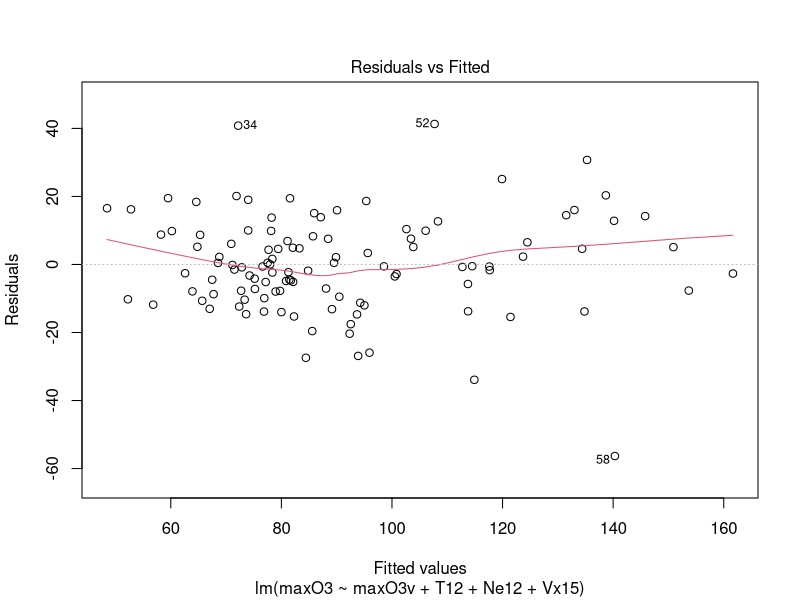
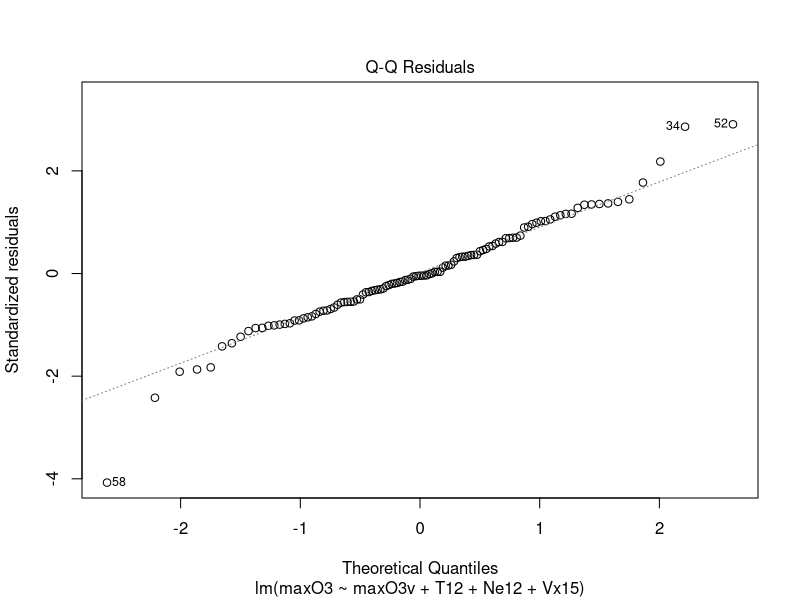
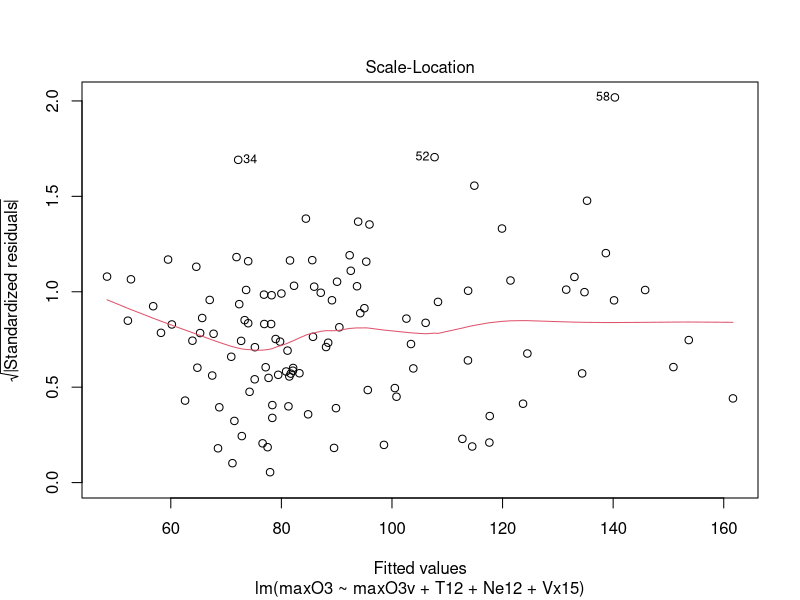
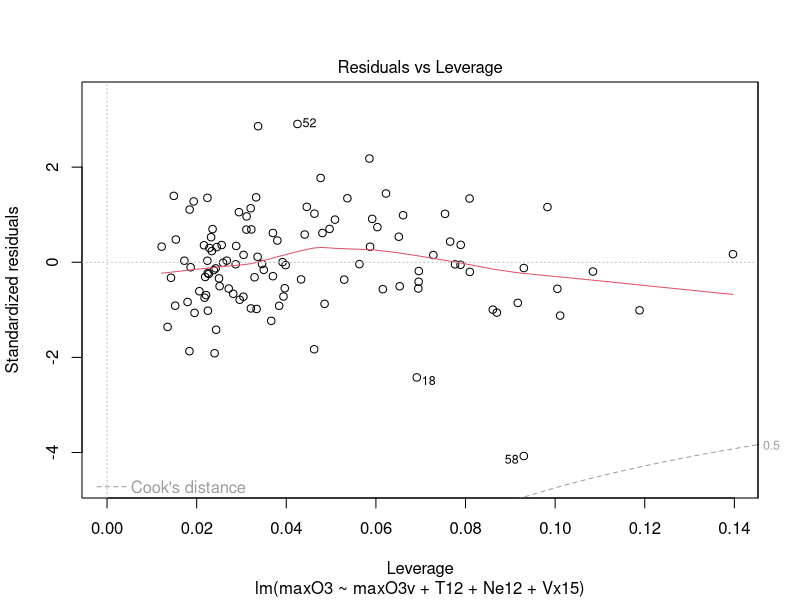
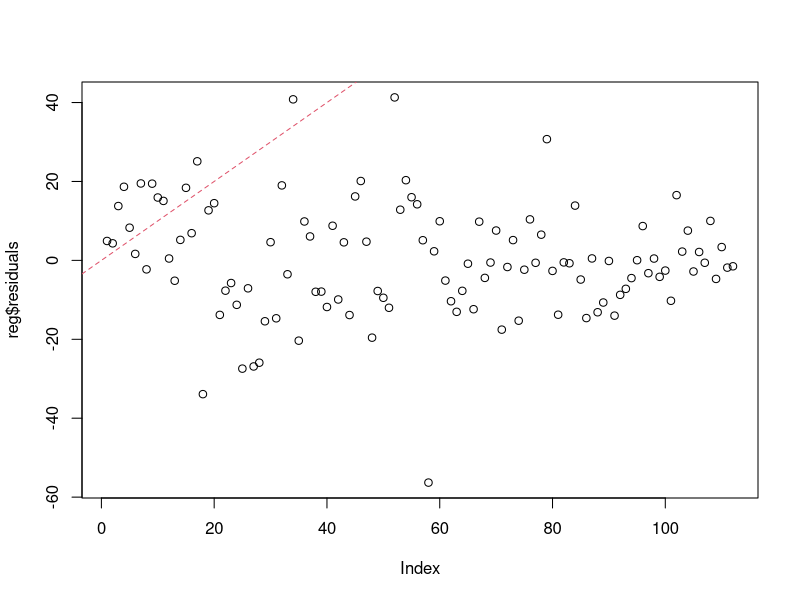
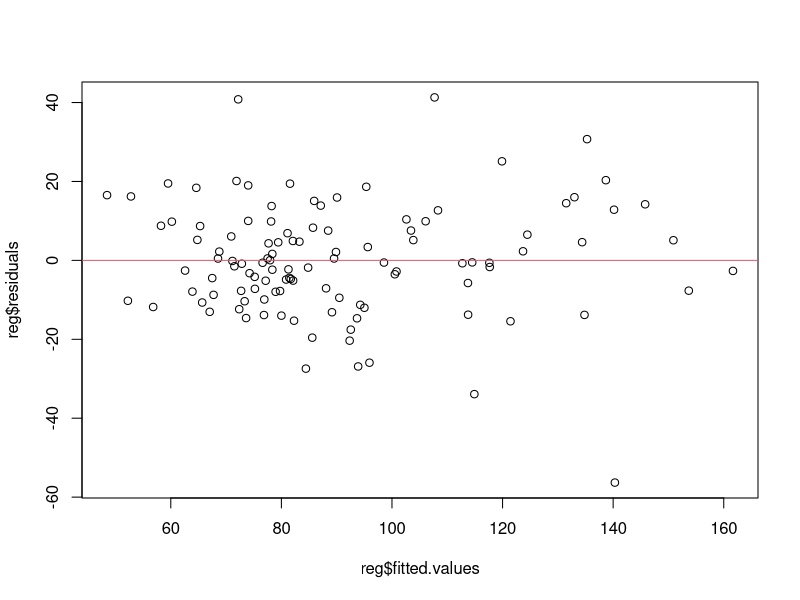
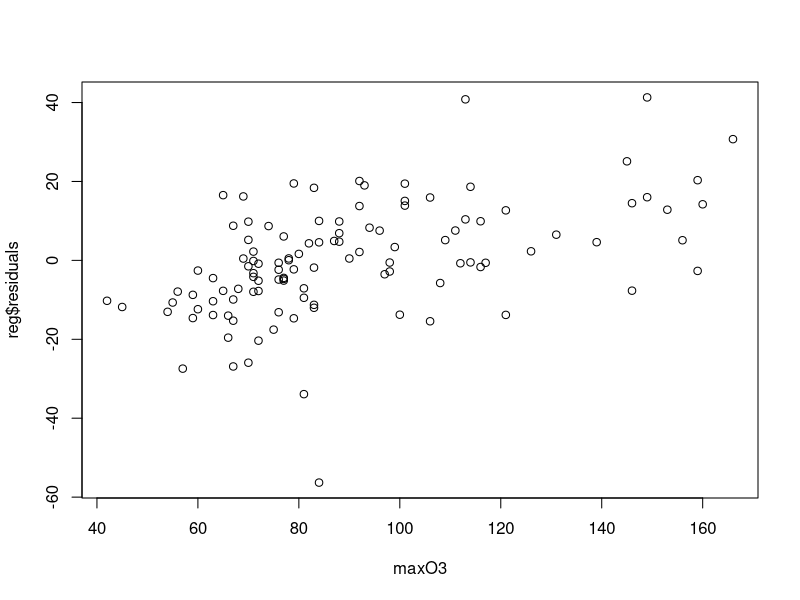
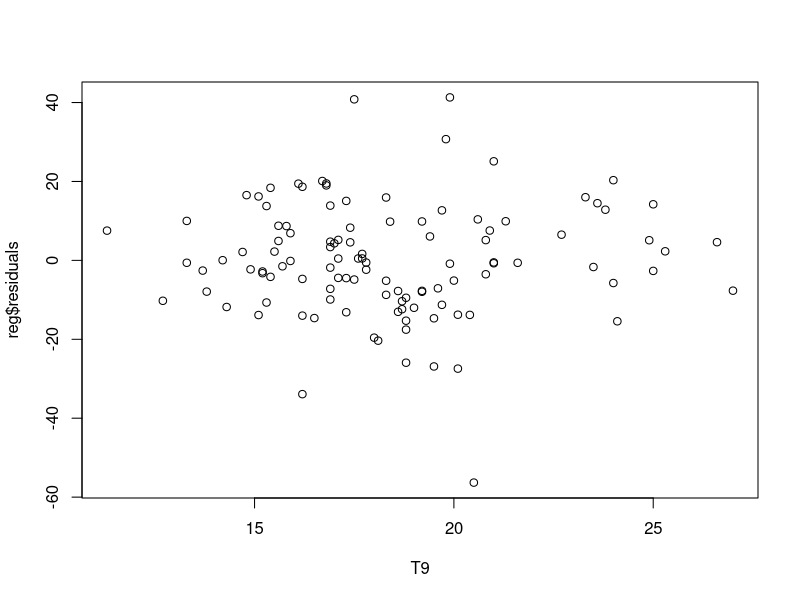

These figures' R source, in order: (Note: this script raises an error after producing the figures.)
# Data frame à partir d’un fichier csv
ozone=read.csv2("ozone.csv") #
# vérification
summary(ozone)

# avant de faire régression on regarde la correlation entre les var explicatives 
#et on enlève celles qui sont trop corrélées
attach(ozone)
X=cbind(rep(1,112),maxO3v,T12,Ne12,Vx15)
dim(X)
round(cor(X),2)

#1
reg=lm(maxO3~maxO3v+T12+Ne12+Vx15, data=ozone)
summary(reg)
plot(reg)

#2
attach(ozone)
res=maxO3 - reg$fitted.values
res = reg$residuals

#3 graphe des résidus par ordre du num d'observation
plot(reg$residuals)
abline(a=0,b=1,lty=2, col=2)

# résidus en fonction de Ychap
plot(reg$fitted.values, reg$residuals)
abline(h=0,col=2)

# résidus en fonction des var explicatives
plot(maxO3,reg$residuals)
plot(T9, reg$residuals)

#boucle sur les var explicatives

noms=c('maxO3v','T12','Ne12','Vx15')
pos=c(12,4,7,11)
for(v in pos){
  plot(x=ozone[,v],y=res,main=names(ozone[v]))
  abline(h=0, lty=2, col=2, lwd=2)
}

#4 H=X(X'X)^(-1)X'
H=X%*%solve(t(X)%*%X)%*%t(X)
dim(H)

#comparaison entre la matrice H et la fonction influence

inf<-influence(reg)
inf$hat # meme chose que diagonale de H

seuil = 2* dim(X)[2]/dim(X)[1]
plot(diag(H))
abline(h=seuil,col=3)

#5 résidus standardisés

sigma2chap = sum(reg$residuals^2)/(dim(X)[1]-dim(X)[2]-1)
rstand= reg$residuals/sqrt(sigma2chap*(1-diag(H)))

plot(reg$fitted.values,rstand,main = "résidus standardisés")
abline(h=2,col=3)
abline(h=-2, col=3)

# Autre méthode avec une fonction qui existe déjà
rstandard(reg)

# 6 erreur de test (on enlève un individu, on entrine le modèle sans et on regarde si on a une bonne prédiction)

errtest = reg$residuals/(1-diag(H))

PRESS = sum(errtest^2)

# résidus studentisés

sigma2chaptest =  sum(errtest^2)/(dim(X)[1]-dim(X)[2]-1)
rstud = reg$residuals/sqrt(sigma2chaptest*(1-diag(H)))

plot(reg$fitted.values,rstud,main = "résidus standardisés")
abline(h=2,col=3)
abline(h=-2, col=3)

# 8 Distance de cook

Dcooks = cooks.distance(reg)
plot(Dcooks)

#9 Q-Q plot on compare les quantiles d'une loi normale aux quantiles des résidus
# ils sont sencés etre les mêmes

echgauss = rnorm(n=1000,mean=0,sd=1)

qqplot(rstand,echgauss)
abline(a=0,b=1, col=2)

# ________________________TP2__________________________

reg6v = lm(maxO3~maxO3v+T9+Vx12+T12+Ne12+Vx15+Ne15, data=ozone)

reg_back=step(reg6v, direction = "backward")
reg_back

reg_both=step(reg6v, direction = "both")
reg_both

reg_1v = lm()

reg_for=step(reg6v, direction = "forward")
reg_for

#1
install.packages("leaps")
library(leaps)
exemple= regsubsets(maxO3~maxO3v+T9+Vx12+T12+Ne12+Vx15+Ne15, data=ozone)

plot(exemple, scale="bic")
